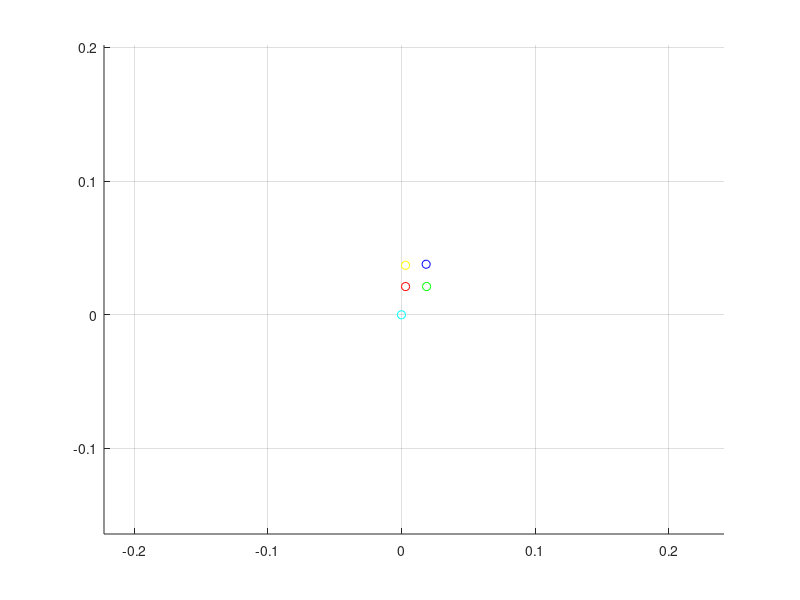

Recreate this plot in MATLAB.
points = [0.0030838, 0.0211164, -0.365029;
0.018812, 0.0211521, -0.353187;
0.0184867, 0.0378261, -0.365746;
0.00308376, 0.0370072, -0.36503;
0, 0, 0];

hold on
scatter3(points(1,1),points(1,2),points(1,3),'r');
scatter3(points(2,1),points(2,2),points(2,3),'g');
scatter3(points(3,1),points(3,2),points(3,3),'b');
scatter3(points(4,1),points(4,2),points(4,3),'y');
scatter3(points(5,1),points(5,2),points(5,3),'c');
axis equal
grid on
